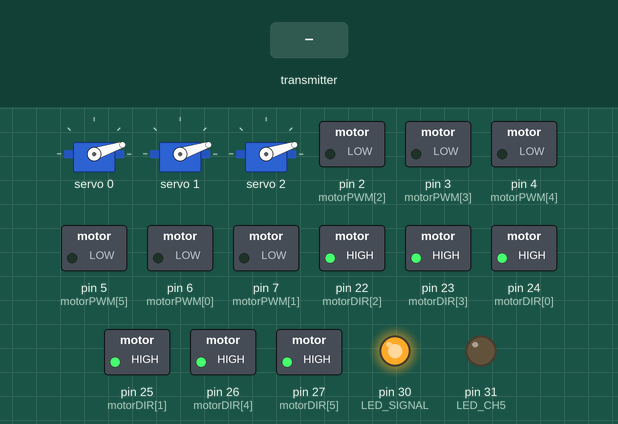
Bench run of a sketch on a simulated Arduino Mega 2560, built with avr-gcc and run on an emulated ATmega2560. Parts: 3 × servo, switched loads named in the sketch (green lamp = pin HIGH), output pins drawn as LEDs (lit = HIGH). The inputs (shaded band) are chosen by the test bench.

Above: at 1.2 s.
1.3 s: the transmitter starts sending readChannel.0 = 1000
At 2.5 s:
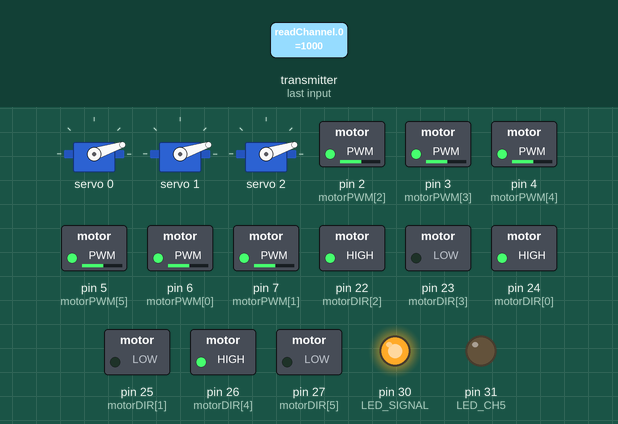
4.3 s: the transmitter starts sending readChannel.2 = 2000
5.9 s: the transmitter starts sending readChannel.1 = 1000
At 7.2 s:
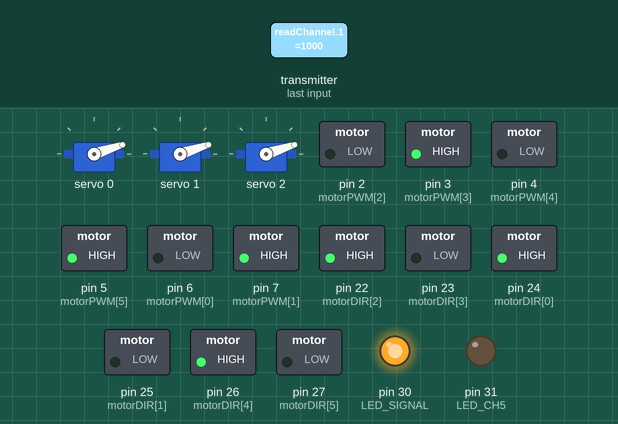
7.6 s: the transmitter starts sending readChannel.4 = 2000
At 8.2 s:
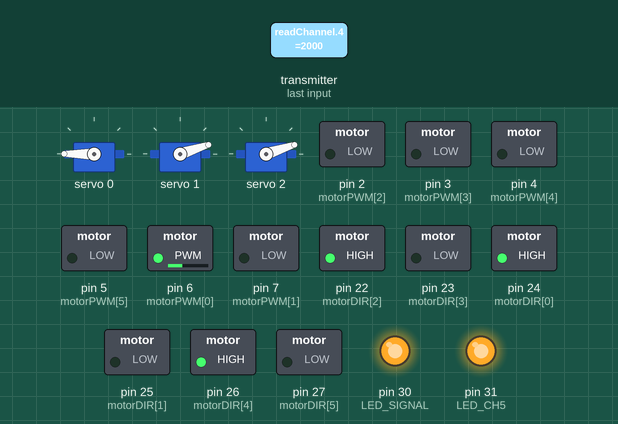
10.6 s: the transmitter starts sending readChannel.4 = 1000
At 11.9 s:
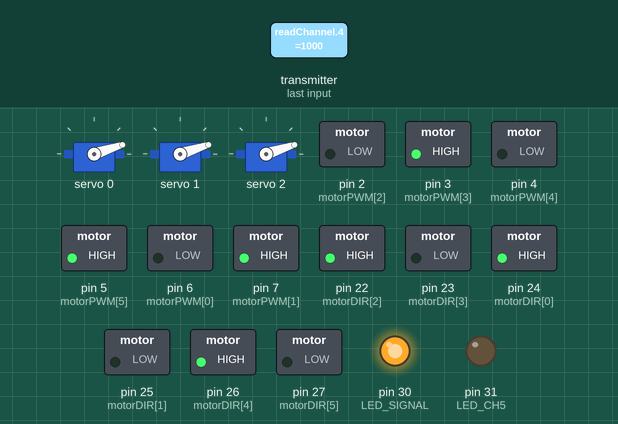
12.3 s: the transmitter starts sending readChannel.2 = 1250
Timing chart, 0 to 46.6 s (numbered marks = the images above; inputs shaded):
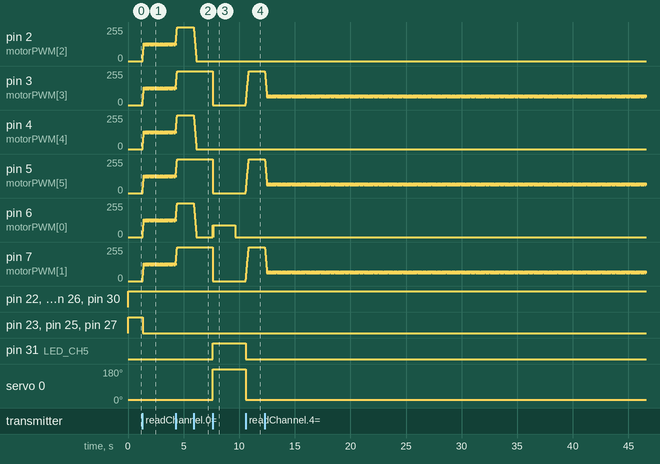

Measured:
- after the input at 5.9 s, pin 2 (motorPWM[2]), pin 4 (motorPWM[4]), pin 6 (motorPWM[0]): moves from 255/255 to 0/255 over 0.25 s, starting at once
- after the input at 7.6 s, pin 3 (motorPWM[3]), pin 5 (motorPWM[5]), pin 7 (motorPWM[1]): 255/255 → 0/255 at once; pin 6 (motorPWM[0]): 0/255 → 90/255 at once, → 0/255 2.0 s later; pin 31 (LED_CH5): LOW → HIGH at once; servo 0: 18° → 180° at once
- after the input at 10.6 s, pin 2 (motorPWM[2]): stays 0/255 (without the input it goes to 90/255 after 1.0 s); pin 3 (motorPWM[3]), pin 5 (motorPWM[5]), pin 7 (motorPWM[1]): moves from 0/255 to 255/255 over 0.25 s, starting at once; pin 31 (LED_CH5): HIGH → LOW at once; servo 0: 180° → 18° at once

The sketch:

movement_test.ino
```cpp
#include <IBusBM.h>
#include <Wire.h>
#include <Adafruit_PWMServoDriver.h>

IBusBM ibus;
Adafruit_PWMServoDriver pca9685 = Adafruit_PWMServoDriver();

// ---------------- MOTOR PINS (Mapped by Driver) ----------------
// Driver 1: Front [0]=Right, [1]=Left
// Driver 2: Mid   [2]=Right, [3]=Left
// Driver 3: Back  [4]=Right, [5]=Left
int motorPWM[6] = {6, 7, 2, 3, 4, 5};
int motorDIR[6] = {24,25,22,23,26,27};

// Index helpers for clarity
#define FRONT_R 0
#define FRONT_L 1
#define MID_R   2
#define MID_L   3
#define BACK_R  4
#define BACK_L  5

// ---------------- LED PINS ----------------
#define LED_SIGNAL   30
#define LED_CH5      31
#define LED_CH7      32
#define LED_CH8      33

// ---------------- CONSTANTS ----------------
#define SERVO_MIN 150
#define SERVO_MAX 600
#define DEADZONE 40
#define CENTER_PWM 1500

#define ABSOLUTE_MAX_PWM   255
#define ACCEL_STEP         15
#define LOOP_DELAY         10
#define FAILSAFE_TIMEOUT   500

// ---------------- GLOBALS ----------------
int ch1, ch2, ch3, ch5, ch7, ch8;
float currentSpeedL = 0;
float currentSpeedR = 0;
unsigned long lastSignalTime = 0;
unsigned long testStartTime = 0;

void setup() {
  Serial.begin(115200);
  ibus.begin(Serial1);

  for (int i = 0; i < 6; i++) {
    pinMode(motorPWM[i], OUTPUT);
    pinMode(motorDIR[i], OUTPUT);
  }

  pinMode(LED_SIGNAL, OUTPUT);
  pinMode(LED_CH5, OUTPUT);
  pinMode(LED_CH7, OUTPUT);
  pinMode(LED_CH8, OUTPUT);

  Wire.begin();
  pca9685.begin();
  pca9685.setPWMFreq(50);

  stopAllMotors();
}

void loop() {
  if (readChannelsSafe()) {
    lastSignalTime = millis();
    digitalWrite(LED_SIGNAL, HIGH);

    // --- MODE SWITCHING ---
    if (ch5 > 1700) { // Test Mode Active
      runTestMode();
    } else {          // Normal Mode
      testStartTime = 0; // Reset timer for next time
      handleDrive();
    }

    handleServos();
    handleLEDs();
  } else {
    if (millis() - lastSignalTime > FAILSAFE_TIMEOUT) {
      digitalWrite(LED_SIGNAL, LOW);
      applyFailsafe();
    }
  }
  delay(LOOP_DELAY);
}

// =================================================
// TEST MODE LOGIC (Sequence: R Front -> R Mid -> R Back -> L Front -> L Mid -> L Back)
// =================================================
void runTestMode() {
  if (testStartTime == 0) testStartTime = millis();
  unsigned long elapsed = millis() - testStartTime;

  stopAllMotors(); // Default everything to off each frame
  int testSpeed = 90; // Moderate speed for testing

  // Right Side Sequence (0s, 4s, 8s marks)
  if (elapsed >= 0 && elapsed < 2000)        runMotor(FRONT_R, testSpeed);
  else if (elapsed >= 4000 && elapsed < 6000)  runMotor(MID_R,   testSpeed);
  else if (elapsed >= 8000 && elapsed < 10000) runMotor(BACK_R,  testSpeed);

  // Left Side Sequence (Starts after 10s)
  else if (elapsed >= 10000 && elapsed < 12000) runMotor(FRONT_L, testSpeed);
  else if (elapsed >= 14000 && elapsed < 16000) runMotor(MID_L,   testSpeed);
  else if (elapsed >= 18000 && elapsed < 20000) runMotor(BACK_L,  testSpeed);

  // Restart Sequence
  else if (elapsed >= 22000) testStartTime = millis();
}

void runMotor(int motorIdx, int speed) {
  digitalWrite(motorDIR[motorIdx], HIGH); // Forward
  analogWrite(motorPWM[motorIdx], speed);
}

// =================================================
// NORMAL DRIVE LOGIC
// =================================================
void handleDrive() {
  int speedLimit = map(ch3, 1000, 2000, 0, ABSOLUTE_MAX_PWM);
  speedLimit = constrain(speedLimit, 0, ABSOLUTE_MAX_PWM);

  int moveRaw = (abs(ch2 - CENTER_PWM) < DEADZONE) ? 0 : (ch2 - CENTER_PWM);
  int turnRaw = (abs(ch1 - CENTER_PWM) < DEADZONE) ? 0 : (ch1 - CENTER_PWM);

  float moveFact = moveRaw / 500.0;
  float turnFact = turnRaw / 500.0;

  float targetL = (moveFact + turnFact) * speedLimit;
  float targetR = (moveFact - turnFact) * speedLimit;

  targetL = constrain(targetL, -speedLimit, speedLimit);
  targetR = constrain(targetR, -speedLimit, speedLimit);

  // Steep Ramping
  if (currentSpeedL < targetL) currentSpeedL += ACCEL_STEP;
  else if (currentSpeedL > targetL) currentSpeedL -= ACCEL_STEP;

  if (currentSpeedR < targetR) currentSpeedR += ACCEL_STEP;
  else if (currentSpeedR > targetR) currentSpeedR -= ACCEL_STEP;

  // Apply to Right Motors (Index 0, 2, 4)
  for (int i = 0; i < 6; i += 2) {
    digitalWrite(motorDIR[i], (currentSpeedR >= 0) ? HIGH : LOW);
    analogWrite(motorPWM[i], abs((int)currentSpeedR));
  }
  // Apply to Left Motors (Index 1, 3, 5)
  for (int i = 1; i < 6; i += 2) {
    digitalWrite(motorDIR[i], (currentSpeedL >= 0) ? HIGH : LOW);
    analogWrite(motorPWM[i], abs((int)currentSpeedL));
  }
}

// =================================================
// UTILS
// =================================================

bool readChannelsSafe() {
  int test = ibus.readChannel(2);
  if (test < 900 || test > 2100) return false;
  ch1 = ibus.readChannel(0);
  ch2 = ibus.readChannel(1);
  ch3 = ibus.readChannel(2);
  ch5 = ibus.readChannel(4);
  ch7 = ibus.readChannel(6);
  ch8 = ibus.readChannel(7);
  return true;
}

void applyFailsafe() {
  stopAllMotors();
  for (int i = 0; i < 3; i++) pca9685.setPWM(i, 0, SERVO_MIN);
}

void stopAllMotors() {
  currentSpeedL = 0;
  currentSpeedR = 0;
  for (int i = 0; i < 6; i++) analogWrite(motorPWM[i], 0);
}

void handleServos() {
  pca9685.setPWM(0, 0, (ch5 > 1500) ? SERVO_MAX : SERVO_MIN);
  pca9685.setPWM(1, 0, (ch7 > 1500) ? SERVO_MAX : SERVO_MIN);
  pca9685.setPWM(2, 0, (ch8 > 1500) ? SERVO_MAX : SERVO_MIN);
}

void handleLEDs() {
  digitalWrite(LED_CH5, (ch5 > 1500) ? HIGH : LOW);
  digitalWrite(LED_CH7, (ch7 > 1500) ? HIGH : LOW);
  digitalWrite(LED_CH8, (ch8 > 1500) ? HIGH : LOW);
}
```
